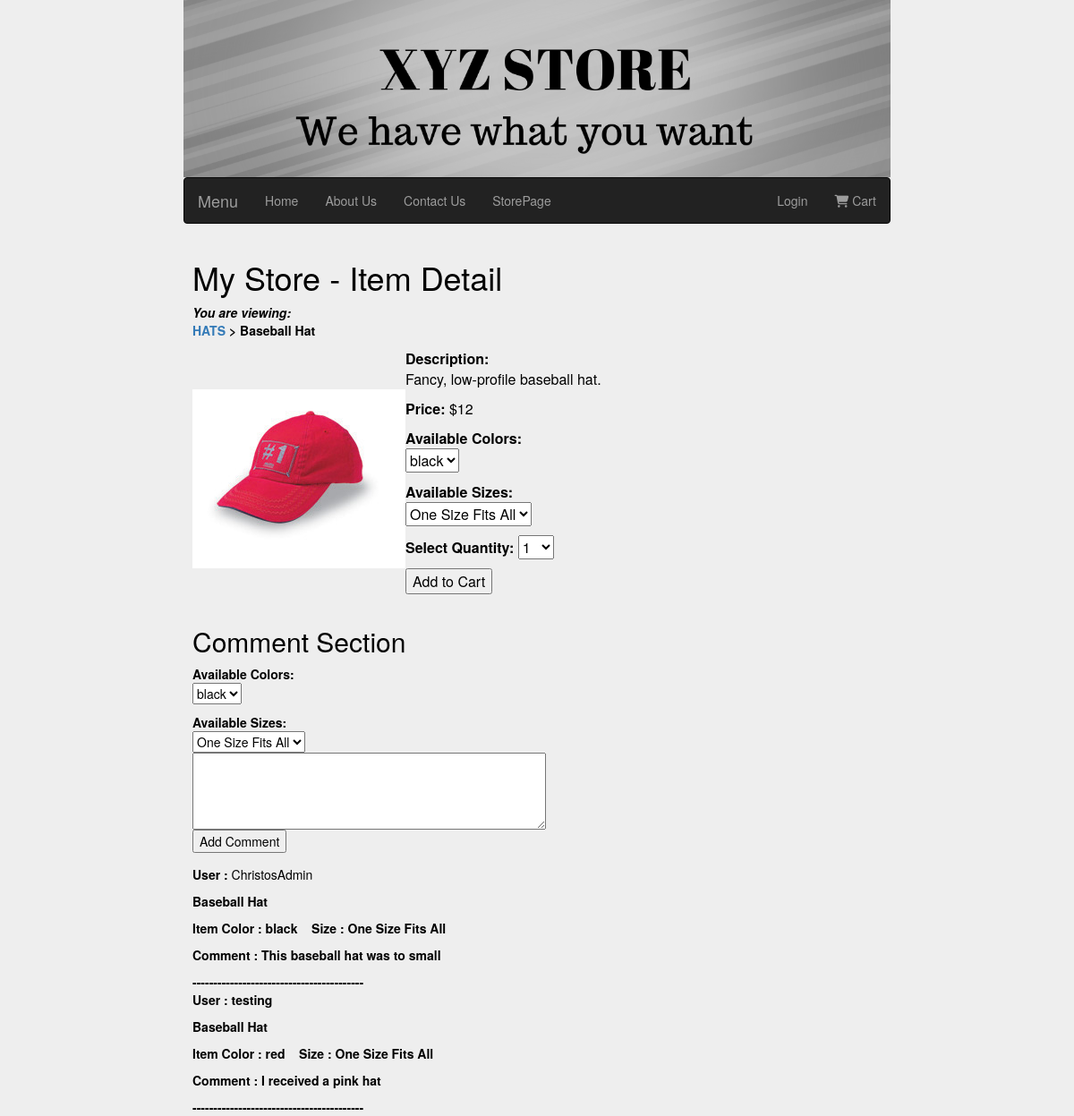
Screenshot of /showitem.php?item_id=1&msg=0 with the database file from the repository.
### tables this page shows
CREATE TABLE IF NOT EXISTS `store_items` (
  `id` int(11) NOT NULL AUTO_INCREMENT,
  `cat_id` int(11) NOT NULL,
  `item_title` varchar(75) DEFAULT NULL,
  `item_price` float DEFAULT NULL,
  `item_desc` text,
  `item_image` varchar(50) DEFAULT NULL,
  PRIMARY KEY (`id`),
  KEY `fk_store_items_store_categories_idx` (`cat_id`)
);

CREATE TABLE IF NOT EXISTS `store_categories` (
  `id` int(11) NOT NULL AUTO_INCREMENT,
  `cat_title` varchar(50) DEFAULT NULL,
  `cat_desc` text,
  PRIMARY KEY (`id`)
);

### showitem.php (the view, shortened to what this page needs)
<?php
include("include/DBConn.inc");
$display_block = "<div class=\"col-xs-o col-sm-10 col-sm-offset-1 col-md-10 col-md-offset-1 col-lg-8 col-lg-offset-2 \">
<h1>My Store - Item Detail</h1>";
$get_item_sql = "SELECT c.id as cat_id, c.cat_title, si.item_title, si.item_price, si.item_desc, si.item_image FROM store_items AS si LEFT JOIN store_categories AS c on c.id = si.cat_id WHERE si.id = '".$_GET["item_id"]."'";
$rs = $conn->query($get_item_sql) or die("Couldn't connect");
if ($rs->num_rows < 1) {
   $display_block .= "<p><em>Invalid item selection.</em></p>";
    }
    else{
        while ($item_info = $rs->fetch_array()) {
            $cat_id = $item_info['cat_id'];
            $cat_title = strtoupper(stripslashes($item_info['cat_title']));
            $item_title = stripslashes($item_info['item_title']);
            $item_price = $item_info['item_price'];
            $item_desc = stripslashes($item_info['item_desc']);
            $item_image = "Images/".$item_info['item_image'];
        }
        $display_block .= "<p><strong><em>You are viewing:</em><br/>
   <a href=\"seestore.php?cat_id=" . $cat_id . "\">" . $cat_title . "</a> &gt; " . $item_title . "</strong></p>
   <table cellpadding=\"3\" cellspacing=\"3\">
   <tr>
   <td valign=\"middle\" align=\"center\"> <img src=\"$item_image\"></td>
   <td valign=\"middle\"><p><strong>Description:</strong><br/>" . $item_desc . "</p>
   <p><strong>Price:</strong> \$" . $item_price . "</p>
   <form method=\"post\" action=\"addtocart.php\">";
}
   $get_colors_sql = "SELECT DISTINCT c.item_color FROM store_item_color AS c JOIN store_item_inventory as i on c.item_color_id = i.item_color_id WHERE store_items_id  = '".$_GET["item_id"]."' ORDER BY c.item_color";
   $rs = $conn->query($get_colors_sql) or die("Couldn't connect to color");
   if ($rs->num_rows> 0) {
        $display_block .= "<p><strong>Available Colors:</strong><br/>
        <select name=\"sel_item_color\">";
        $colorsComment="<p><strong>Available Colors:</strong><br/>
        <select name=\"sel_item_color\">";
        while ($colors = $rs->fetch_array()) {
           $item_color = $colors['item_color'];
           $display_block .= "<option value=\"".$item_color."\">".$item_color."</option>";
            $colorsComment .= "<option value=\"".$item_color."\">".$item_color."</option>";
        }
       $display_block .= "</select>";
           $colorsComment.="</select>";
   }
   $get_sizes_sql = "SELECT DISTINCT s.item_size FROM store_item_size AS s JOIN store_item_inventory as i on s.item_size_id = i.item_size_id  WHERE store_items_id = ".$_GET["item_id"]." ORDER BY s.item_size";
   $rs = $conn->query($get_sizes_sql) or die("Couldn't connect to size");
   if ($rs->num_rows > 0) {
      $display_block .= "<p><strong>Available Sizes:</strong><br/>
       <select name=\"sel_item_size\">";
       $sizeComment= "<p><strong>Available Sizes:</strong><br/>
       <select name=\"sel_item_size\">";
       while ($sizes = $rs->fetch_array()) {
          $item_size = $sizes['item_size'];
            $display_block .= "<option value=\"".$item_size."\">".$item_size."</option>";
           $sizeComment.="<option value=\"".$item_size."\">".$item_size."</option>";
       }
   }
$display_block .= "</select>";
$sizeComment.="</select>";
   $display_block .= "
   <p><strong>Select Quantity:</strong>
   <select name=\"sel_item_qty\">";
   for($i=1; $i<11; $i++) {
       $display_block .= "<option value=\"".$i."\">".$i."</option>";
   }
   $display_block .= "
   </select>
   <input type=\"hidden\" name=\"sel_item_id\" value=\"".$_GET["item_id"]."\"/>
   <p><input type=\"submit\" name=\"submit\" value=\"Add to Cart\"/></p>
   </form>
   </td>
   </tr>
   </table>";
   $display_block.="
    <h2>Comment Section</h2>
   <form  action='include/addComment.php' method='post'> ".$colorsComment.$sizeComment."<br>
   <textarea name=\"iComment\" rows=\"4\" cols=\"50\"></textarea>
   <input type='hidden' name='validation' value='pending'/>
   <input type='hidden' name='itemid' value='".$_GET["item_id"]."'/>
     <input type='hidden' name='itemName' value='".$item_title."'/>
        <input type='hidden' name='uid' value='".$_SESSION["uid"]."'/>
   <br>
   <input type=\"submit\" name=\"comment\" value=\"Add Comment\"/>
</form>
   ";
$xml= simplexml_load_file("include/comment.xml");
   foreach ($xml as $item){
    if($item->id == $_GET["item_id"] && $item->Approval=='Approved'){
        $display_block.= "<div><p><strong>User : </strong>".$item->uid."</p>
<p><strong Item : </strong>". $item->name."</p>
<p><Strong> Item Color : </Strong>".$item->color. " &nbsp;&nbsp;<strong> Size : </strong>". $item->size."</p>
<p> Comment : ".$item->comment."</p>-----------------------------------------</div>";
    }
   }
require "footer.php";
?>

### myCss/Css.css (style rules this page uses)
html, body { max-width: 100%; overflow-x: hidden; background-color: #eeeeee; color:#000000; }

### rows the page displays
store_items: cat.cat_title "HATS", item_title "Baseball Hat", item_image (picture), item_desc "Fancy, low-profile baseball hat.", item_price "12"

### other values shown
$item->uid "ChristosAdmin"
$item->name "Baseball Hat"
$item->color "black"
$item->size "One Size Fits All"
$item->comment "This baseball hat was to small"
$item->uid "testing"
$item->color "red"
$item->comment "I received a pink hat"
form field sel_item_color "black"
form field sel_item_size "One Size Fits All"
form field sel_item_qty "1"
